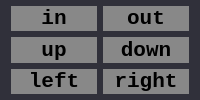
            <widget class="QWidget" name="base_widget">
             <property name="sizePolicy">
              <sizepolicy hsizetype="Expanding" vsizetype="Expanding">
               <horstretch>0</horstretch>
               <verstretch>0</verstretch>
              </sizepolicy>
             </property>
             <property name="styleSheet">
              <string notr="true">QWidget
{
  border:none;
  background-color: rgb(48,48,58);

}</string>
             </property>
             <attribute name="title">
              <string>base</string>
             </attribute>
             <layout class="QGridLayout" name="gridLayout_4">
              <property name="topMargin">
               <number>6</number>
              </property>
              <property name="bottomMargin">
               <number>6</number>
              </property>
              <property name="verticalSpacing">
               <number>6</number>
              </property>
              <item row="3" column="3">
               <widget class="QPushButton" name="up_button">
                <property name="sizePolicy">
                 <sizepolicy hsizetype="Expanding" vsizetype="Expanding">
                  <horstretch>0</horstretch>
                  <verstretch>0</verstretch>
                 </sizepolicy>
                </property>
                <property name="minimumSize">
                 <size>
                  <width>0</width>
                  <height>0</height>
                 </size>
                </property>
                <property name="font">
                 <font>
                  <family>Consolas</family>
                  <pointsize>16</pointsize>
                  <weight>75</weight>
                  <bold>true</bold>
                 </font>
                </property>
                <property name="styleSheet">
                 <string notr="true">QPushButton
{
	background-color: rgb(136, 136, 136);
}</string>
                </property>
                <property name="text">
                 <string>up</string>
                </property>
               </widget>
              </item>
              <item row="2" column="4">
               <widget class="QPushButton" name="out_button">
                <property name="sizePolicy">
                 <sizepolicy hsizetype="Expanding" vsizetype="Expanding">
                  <horstretch>0</horstretch>
                  <verstretch>0</verstretch>
                 </sizepolicy>
                </property>
                <property name="minimumSize">
                 <size>
                  <width>0</width>
                  <height>0</height>
                 </size>
                </property>
                <property name="font">
                 <font>
                  <family>Consolas</family>
                  <pointsize>16</pointsize>
                  <weight>75</weight>
                  <bold>true</bold>
                 </font>
                </property>
                <property name="styleSheet">
                 <string notr="true">QPushButton
{
	background-color: rgb(136, 136, 136);
}</string>
                </property>
                <property name="text">
                 <string>out</string>
                </property>
               </widget>
              </item>
              <item row="3" column="4">
               <widget class="QPushButton" name="down_button">
                <property name="sizePolicy">
                 <sizepolicy hsizetype="Expanding" vsizetype="Expanding">
                  <horstretch>0</horstretch>
                  <verstretch>0</verstretch>
                 </sizepolicy>
                </property>
                <property name="minimumSize">
                 <size>
                  <width>0</width>
                  <height>0</height>
                 </size>
                </property>
                <property name="font">
                 <font>
                  <family>Consolas</family>
                  <pointsize>16</pointsize>
                  <weight>75</weight>
                  <bold>true</bold>
                 </font>
                </property>
                <property name="styleSheet">
                 <string notr="true">QPushButton
{
	background-color: rgb(136, 136, 136);
}</string>
                </property>
                <property name="text">
                 <string>down</string>
                </property>
               </widget>
              </item>
              <item row="2" column="3">
               <widget class="QPushButton" name="in_button">
                <property name="sizePolicy">
                 <sizepolicy hsizetype="Expanding" vsizetype="Expanding">
                  <horstretch>0</horstretch>
                  <verstretch>0</verstretch>
                 </sizepolicy>
                </property>
                <property name="minimumSize">
                 <size>
                  <width>0</width>
                  <height>0</height>
                 </size>
                </property>
                <property name="font">
                 <font>
                  <family>Consolas</family>
                  <pointsize>16</pointsize>
                  <weight>75</weight>
                  <bold>true</bold>
                 </font>
                </property>
                <property name="styleSheet">
                 <string notr="true">QPushButton
{
	background-color: rgb(136, 136, 136);
}</string>
                </property>
                <property name="text">
                 <string>in</string>
                </property>
               </widget>
              </item>
              <item row="8" column="4">
               <widget class="QPushButton" name="right_button">
                <property name="sizePolicy">
                 <sizepolicy hsizetype="Expanding" vsizetype="Expanding">
                  <horstretch>0</horstretch>
                  <verstretch>0</verstretch>
                 </sizepolicy>
                </property>
                <property name="minimumSize">
                 <size>
                  <width>0</width>
                  <height>0</height>
                 </size>
                </property>
                <property name="font">
                 <font>
                  <family>Consolas</family>
                  <pointsize>16</pointsize>
                  <weight>75</weight>
                  <bold>true</bold>
                 </font>
                </property>
                <property name="styleSheet">
                 <string notr="true">QPushButton
{
	background-color: rgb(136, 136, 136);
}</string>
                </property>
                <property name="text">
                 <string>right</string>
                </property>
               </widget>
              </item>
              <item row="8" column="3">
               <widget class="QPushButton" name="left_button">
                <property name="sizePolicy">
                 <sizepolicy hsizetype="Expanding" vsizetype="Expanding">
                  <horstretch>0</horstretch>
                  <verstretch>0</verstretch>
                 </sizepolicy>
                </property>
                <property name="minimumSize">
                 <size>
                  <width>0</width>
                  <height>0</height>
                 </size>
                </property>
                <property name="font">
                 <font>
                  <family>Consolas</family>
                  <pointsize>16</pointsize>
                  <weight>75</weight>
                  <bold>true</bold>
                 </font>
                </property>
                <property name="mouseTracking">
                 <bool>false</bool>
                </property>
                <property name="styleSheet">
                 <string notr="true">QPushButton
{
	background-color: rgb(136, 136, 136);
}</string>
                </property>
                <property name="text">
                 <string>left</string>
                </property>
               </widget>
              </item>
             </layout>
            </widget>
